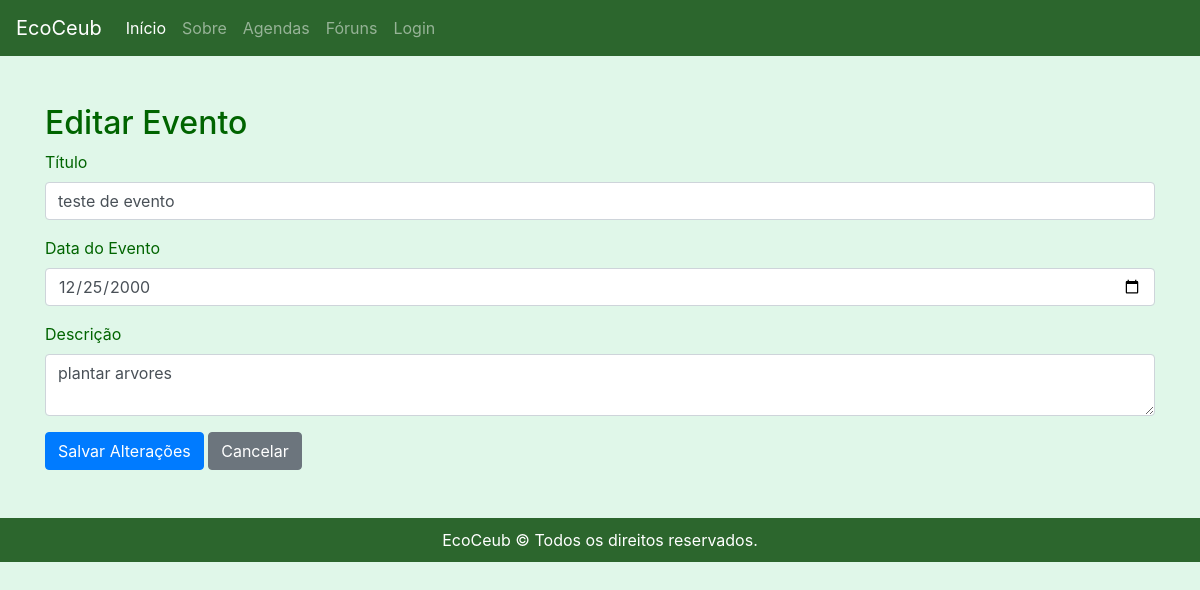
The app's page /editar_evento/1 with its own data.
### app.py (models this page shows)
class Evento(db.Model):
    id = db.Column(db.Integer, primary_key=True)
    titulo = db.Column(db.String(100), nullable=False)
    descricao = db.Column(db.Text, nullable=False)
    data_evento = db.Column(db.Date, nullable=False)
    usuario_id = db.Column(db.Integer, db.ForeignKey('usuario.id'), nullable=False)

### app.py (the view, shortened to what this page needs)
@app.route('/editar_evento/<int:evento_id>', methods=['GET', 'POST'])
def editar_evento(evento_id):
    evento = Evento.query.get_or_404(evento_id)
    return render_template('editar_evento.html', evento=evento)

### templates/editar_evento.html
{% extends "base.html" %}
{% block content %}
<div class="container mt-5">
    <h2>Editar Evento</h2>
    <form method="POST">
        <div class="form-group">
            <label for="titulo">Título</label>
            <input type="text" class="form-control" id="titulo" name="titulo" value="{{ evento.titulo }}" required>
        </div>
        <div class="form-group">
            <label for="data_evento">Data do Evento</label>
            <input type="date" class="form-control" id="data_evento" name="data_evento" value="{{ evento.data_evento.strftime('%Y-%m-%d') }}" required>
        </div>
        <div class="form-group">
            <label for="descricao">Descrição</label>
            <textarea class="form-control" id="descricao" name="descricao" required>{{ evento.descricao }}</textarea>
        </div>
        <button type="submit" class="btn btn-primary">Salvar Alterações</button>
        <a href="{{ url_for('agendas') }}" class="btn btn-secondary">Cancelar</a>
    </form>
</div>
{% endblock %}

### static/style.css (style rules this page uses)
body { background-color: #e0f7e9; color: #006400; }

### records on screen
Evento: titulo "teste de evento", data_evento "12/25/2000", descricao "plantar arvores"
